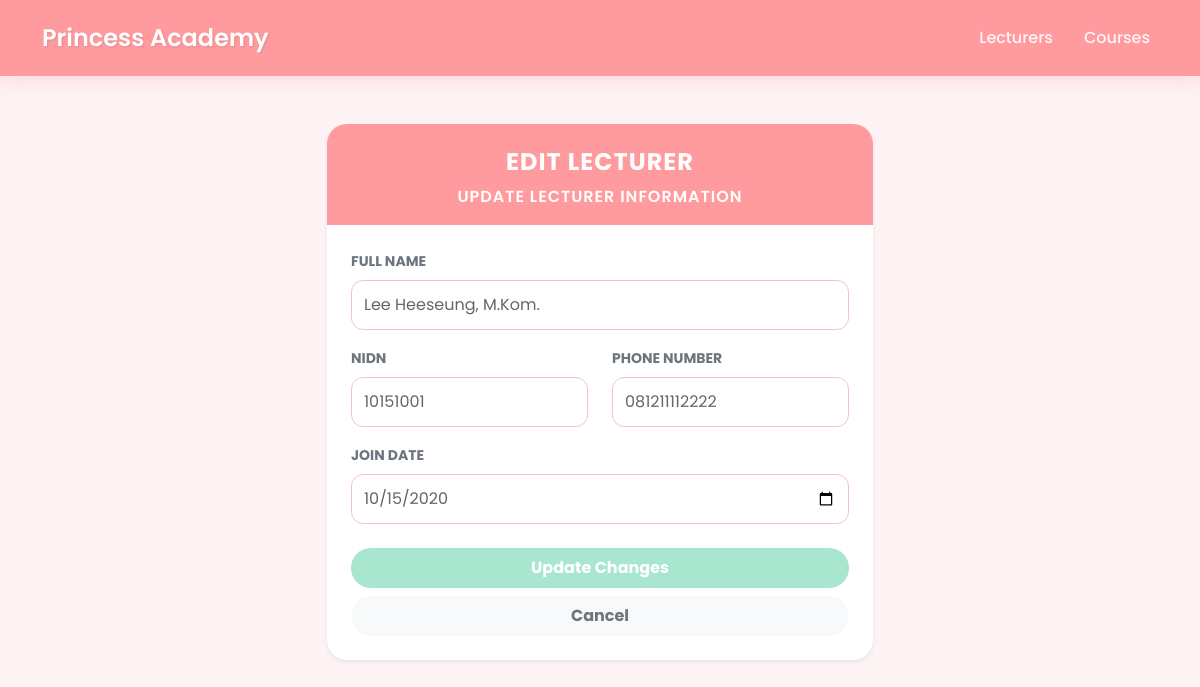
Page /tp_mvc25/index.php?page=lecturer&action=edit&id=1 on the committed database.
### tables this page shows
CREATE TABLE `lecturers` (
  `id` int(11) NOT NULL,
  `nidn` varchar(20) NOT NULL,
  `name` varchar(100) NOT NULL,
  `phone` varchar(15) DEFAULT NULL,
  `join_date` date DEFAULT NULL
);

### tp_mvc25/controllers/LecturerController.php (called while the page is built, shortened)
<?php
require_once 'models/Lecturer.php';
class LecturerController {
    private $model;
    public function __construct($db) {
        $this->model = new Lecturer($db);
    }
    public function edit($id) {
        $row = $this->model->getById($id);
        require 'views/lecturer/edit.php';
    }
}
?>

### tp_mvc25/models/Lecturer.php (called while the page is built, shortened)
<?php
class Lecturer {
    private $conn;
    public function __construct($db) {
        $this->conn = $db;
    }
    public function getById($id) {
        $result = $this->conn->query("SELECT * FROM lecturers WHERE id = $id");
        return $result->fetch_assoc();
    }
}
?>

### tp_mvc25/views/lecturer/edit.php (the view)
<?php include 'views/layout/header.php'; ?>
<?php include 'views/layout/navbar.php'; ?>
<div class="container">
    <div class="row justify-content-center">
        <div class="col-lg-6">
            <div class="card border-0 shadow-sm" style="border-radius: 20px;">
                <div class="card-header bg-transparent border-0 text-center pt-4 pb-0">
                    <h4 style="color: #ffffffff; font-weight: 700; letter-spacing: 1px;">Edit Lecturer</h4>
                    <p class="text-white small; ">Update lecturer information</p>
                </div>
                <div class="card-body p-4">
                    <form method="post" action="index.php?page=lecturer&action=edit&id=<?= $row['id'] ?>">
                        <div class="mb-3">
                            <label class="form-label text-muted small fw-bold">FULL NAME</label>
                            <input type="text" name="name" value="<?= $row['name'] ?>" class="form-control" required>
                        </div>
                        <div class="row">
                            <div class="col-md-6 mb-3">
                                <label class="form-label text-muted small fw-bold">NIDN</label>
                                <input type="text" name="nidn" value="<?= $row['nidn'] ?>" class="form-control" required>
                            </div>
                            <div class="col-md-6 mb-3">
                                <label class="form-label text-muted small fw-bold">PHONE NUMBER</label>
                                <input type="text" name="phone" value="<?= $row['phone'] ?>" class="form-control" required>
                            </div>
                        </div>
                        <div class="mb-4">
                            <label class="form-label text-muted small fw-bold">JOIN DATE</label>
                            <input type="date" name="join_date" value="<?= $row['join_date'] ?>" class="form-control" required>
                        </div>
                        <div class="d-grid gap-2 mt-4">
                            <button class="btn btn-success text-white fw-bold py-2" type="submit">
                                Update Changes
                            </button>
                            <a class="btn btn-light text-muted fw-bold py-2" href="index.php?page=lecturer" style="border-radius: 50px;">
                                Cancel
                            </a>
                        </div>
                    </form>
                </div>
            </div>
        </div>
    </div>
</div>
<?php include 'views/layout/footer.php'; ?>

### tp_mvc25/assets/style.css (style rules this page uses)
:root { --primary-pink: #ff9a9e; --dark-pink: #e87c82; --soft-bg: #fdf2f4; --white: #ffffff; --text-grey: #555; }
body { background-color: var(--soft-bg); font-family: 'Poppins', sans-serif; color: var(--text-grey); }
.card { border: none; border-radius: 20px; box-shadow: 0 10px 30px rgba(255, 154, 158, 0.15); background-color: var(--white); overflow: hidden; }
.card-header { background-color: var(--primary-pink) !important; color: white; border-bottom: none; padding: 20px; font-weight: 600; letter-spacing: 1px; text-transform: uppercase; font-size: 1rem; }
.form-control, .form-select { border-radius: 12px; border: 1px solid #f0c3ce; padding: 12px; color: #666; }
.btn { border-radius: 50px; padding: 8px 20px; font-weight: 500; border: none; transition: all 0.3s ease; }
.btn-success { background-color: #a8e6cf; color: #444; }

### rows in the picture
lecturers: name "Lee Heeseung, M.Kom.", nidn "10151001", phone "081211112222", join_date "10/15/2020"
